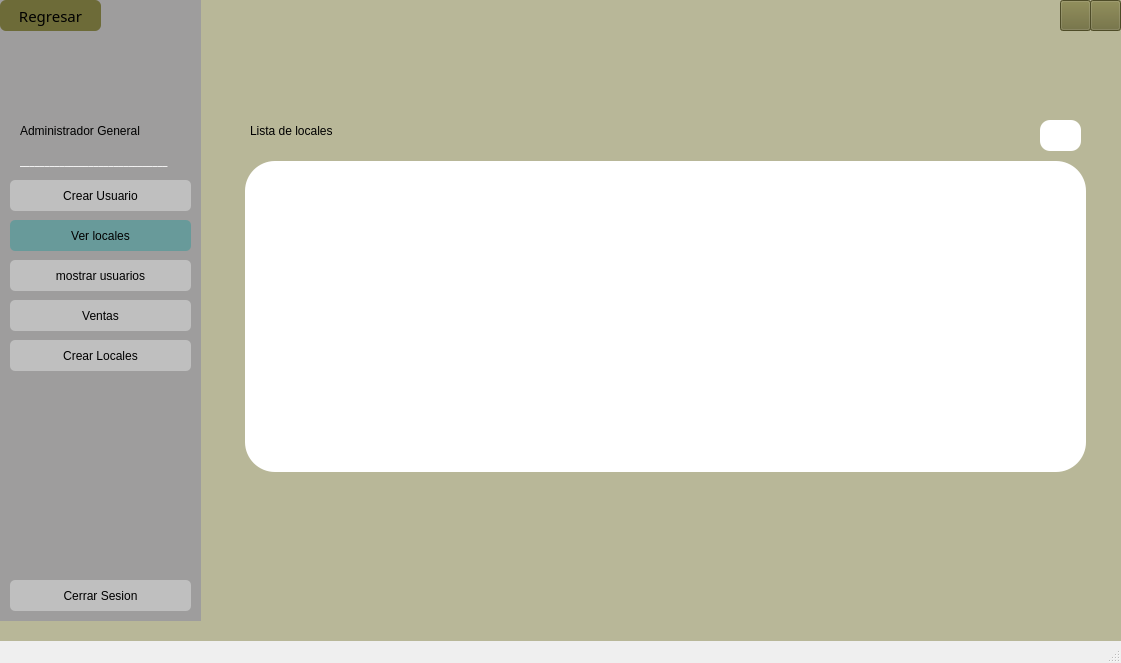
<?xml version="1.0" encoding="UTF-8"?>
<ui version="4.0">
 <class>MainWindow</class>
 <widget class="QMainWindow" name="MainWindow">
  <property name="geometry">
   <rect>
    <x>0</x>
    <y>0</y>
    <width>1121</width>
    <height>663</height>
   </rect>
  </property>
  <property name="windowTitle">
   <string>MainWindow</string>
  </property>
  <widget class="QWidget" name="centralwidget">
   <widget class="QWidget" name="widget_7" native="true">
    <property name="geometry">
     <rect>
      <x>0</x>
      <y>0</y>
      <width>1121</width>
      <height>641</height>
     </rect>
    </property>
    <property name="styleSheet">
     <string notr="true">background-color: rgb(184, 183, 152);
</string>
    </property>
    <widget class="QWidget" name="widget_8" native="true">
     <property name="geometry">
      <rect>
       <x>0</x>
       <y>0</y>
       <width>201</width>
       <height>621</height>
      </rect>
     </property>
     <property name="cursor">
      <cursorShape>ArrowCursor</cursorShape>
     </property>
     <property name="styleSheet">
      <string notr="true">background-color: rgb(158, 157, 157);
</string>
     </property>
     <widget class="QLabel" name="label_28">
      <property name="geometry">
       <rect>
        <x>60</x>
        <y>50</y>
        <width>71</width>
        <height>71</height>
       </rect>
      </property>
      <property name="mouseTracking">
       <bool>false</bool>
      </property>
      <property name="autoFillBackground">
       <bool>false</bool>
      </property>
      <property name="styleSheet">
       <string notr="true">border-radius: 10px;</string>
      </property>
      <property name="text">
       <string/>
      </property>
      <property name="pixmap">
       <pixmap>../../../../OneDrive/Documentos/Isa/POO/Imagenes proyecto/imagenAdministradorGeneral.png</pixmap>
      </property>
      <property name="scaledContents">
       <bool>true</bool>
      </property>
      <property name="wordWrap">
       <bool>false</bool>
      </property>
      <property name="openExternalLinks">
       <bool>false</bool>
      </property>
     </widget>
     <widget class="QLabel" name="label_42">
      <property name="geometry">
       <rect>
        <x>50</x>
        <y>310</y>
        <width>71</width>
        <height>71</height>
       </rect>
      </property>
      <property name="styleSheet">
       <string notr="true">border-radius: 10px;</string>
      </property>
      <property name="text">
       <string/>
      </property>
      <property name="pixmap">
       <pixmap>../../../../logo.png</pixmap>
      </property>
      <property name="scaledContents">
       <bool>true</bool>
      </property>
     </widget>
     <widget class="QLabel" name="label_2">
      <property name="geometry">
       <rect>
        <x>20</x>
        <y>150</y>
        <width>161</width>
        <height>20</height>
       </rect>
      </property>
      <property name="font">
       <font>
        <family>Arial Black</family>
        <weight>75</weight>
        <bold>true</bold>
       </font>
      </property>
      <property name="styleSheet">
       <string notr="true">border: none;
color: #FFFFFF;</string>
      </property>
      <property name="text">
       <string>______________________________</string>
      </property>
     </widget>
     <widget class="QPushButton" name="btnBack">
      <property name="geometry">
       <rect>
        <x>0</x>
        <y>0</y>
        <width>101</width>
        <height>31</height>
       </rect>
      </property>
      <property name="font">
       <font>
        <family>Arial Black</family>
        <pointsize>11</pointsize>
        <weight>10</weight>
        <italic>false</italic>
        <bold>false</bold>
       </font>
      </property>
      <property name="cursor">
       <cursorShape>PointingHandCursor</cursorShape>
      </property>
      <property name="styleSheet">
       <string notr="true">border-radius: 6px;
font: 7pt &quot;MS Shell Dlg 2&quot;;
font: 87 11pt &quot;Arial Black&quot;;
background-color: rgb(109, 107, 56);
</string>
      </property>
      <property name="text">
       <string>Regresar</string>
      </property>
      <property name="icon">
       <iconset>
        <normaloff>../../../../Imagenes proyecto/regresar.svg</normaloff>../../../../Imagenes proyecto/regresar.svg</iconset>
      </property>
     </widget>
     <widget class="QLabel" name="label_3">
      <property name="geometry">
       <rect>
        <x>20</x>
        <y>120</y>
        <width>171</width>
        <height>21</height>
       </rect>
      </property>
      <property name="styleSheet">
       <string notr="true">font: 87 10pt &quot;Arial Black&quot;;</string>
      </property>
      <property name="text">
       <string>Administrador General</string>
      </property>
     </widget>
     <widget class="QPushButton" name="btnCrearUsuario">
      <property name="geometry">
       <rect>
        <x>10</x>
        <y>180</y>
        <width>181</width>
        <height>31</height>
       </rect>
      </property>
      <property name="cursor">
       <cursorShape>PointingHandCursor</cursorShape>
      </property>
      <property name="styleSheet">
       <string notr="true">border-radius: 5px;
font: 87 8pt &quot;Arial Black&quot;;
background-color: rgb(191, 191, 191);</string>
      </property>
      <property name="text">
       <string>Crear Usuario</string>
      </property>
      <property name="icon">
       <iconset>
        <normaloff>../../../../Imagenes proyecto/simbolomas.svg</normaloff>../../../../Imagenes proyecto/simbolomas.svg</iconset>
      </property>
     </widget>
     <widget class="QPushButton" name="btnVerlocales">
      <property name="geometry">
       <rect>
        <x>10</x>
        <y>220</y>
        <width>181</width>
        <height>31</height>
       </rect>
      </property>
      <property name="cursor">
       <cursorShape>PointingHandCursor</cursorShape>
      </property>
      <property name="styleSheet">
       <string notr="true">border-radius: 5px;
font: 87 8pt &quot;Arial Black&quot;;
background-color: #689A9A;</string>
      </property>
      <property name="text">
       <string>Ver locales</string>
      </property>
      <property name="icon">
       <iconset>
        <normaloff>../../../../Imagenes proyecto/mostrarusuario.svg</normaloff>../../../../Imagenes proyecto/mostrarusuario.svg</iconset>
      </property>
     </widget>
     <widget class="QPushButton" name="btnMostrarUsuarios">
      <property name="geometry">
       <rect>
        <x>10</x>
        <y>260</y>
        <width>181</width>
        <height>31</height>
       </rect>
      </property>
      <property name="cursor">
       <cursorShape>PointingHandCursor</cursorShape>
      </property>
      <property name="styleSheet">
       <string notr="true">border-radius: 5px;
font: 87 8pt &quot;Arial Black&quot;;
background-color: rgb(191, 191, 191);</string>
      </property>
      <property name="text">
       <string>mostrar usuarios</string>
      </property>
      <property name="icon">
       <iconset>
        <normaloff>../../../../Imagenes proyecto/mostrarusuario.svg</normaloff>../../../../Imagenes proyecto/mostrarusuario.svg</iconset>
      </property>
     </widget>
     <widget class="QPushButton" name="btnVentas">
      <property name="geometry">
       <rect>
        <x>10</x>
        <y>300</y>
        <width>181</width>
        <height>31</height>
       </rect>
      </property>
      <property name="cursor">
       <cursorShape>PointingHandCursor</cursorShape>
      </property>
      <property name="styleSheet">
       <string notr="true">border-radius: 5px;
font: 87 8pt &quot;Arial Black&quot;;
background-color: rgb(191, 191, 191);</string>
      </property>
      <property name="text">
       <string>Ventas</string>
      </property>
      <property name="icon">
       <iconset>
        <normaloff>../../../../Imagenes proyecto/cart-shopping-solid.svg</normaloff>../../../../Imagenes proyecto/cart-shopping-solid.svg</iconset>
      </property>
     </widget>
     <widget class="QPushButton" name="btnCrearLocales">
      <property name="geometry">
       <rect>
        <x>10</x>
        <y>340</y>
        <width>181</width>
        <height>31</height>
       </rect>
      </property>
      <property name="cursor">
       <cursorShape>PointingHandCursor</cursorShape>
      </property>
      <property name="styleSheet">
       <string notr="true">border-radius: 5px;
font: 87 8pt &quot;Arial Black&quot;;
background-color: rgb(191, 191, 191);</string>
      </property>
      <property name="text">
       <string>Crear Locales</string>
      </property>
      <property name="icon">
       <iconset>
        <normaloff>../../../../Imagenes proyecto/simbolomas.svg</normaloff>../../../../Imagenes proyecto/simbolomas.svg</iconset>
      </property>
     </widget>
     <widget class="QPushButton" name="btnLogout">
      <property name="geometry">
       <rect>
        <x>10</x>
        <y>580</y>
        <width>181</width>
        <height>31</height>
       </rect>
      </property>
      <property name="cursor">
       <cursorShape>PointingHandCursor</cursorShape>
      </property>
      <property name="styleSheet">
       <string notr="true">border-radius: 5px;
font: 87 8pt &quot;Arial Black&quot;;
background-color: rgb(191, 191, 191);</string>
      </property>
      <property name="text">
       <string>Cerrar Sesion</string>
      </property>
      <property name="icon">
       <iconset>
        <normaloff>../../../../Imagenes proyecto/cerrarsesion.svg</normaloff>../../../../Imagenes proyecto/cerrarsesion.svg</iconset>
      </property>
     </widget>
    </widget>
    <widget class="QPushButton" name="btnExit">
     <property name="geometry">
      <rect>
       <x>1090</x>
       <y>0</y>
       <width>31</width>
       <height>31</height>
      </rect>
     </property>
     <property name="cursor">
      <cursorShape>PointingHandCursor</cursorShape>
     </property>
     <property name="styleSheet">
      <string notr="true">background-color: rgb(109, 107, 56);</string>
     </property>
     <property name="text">
      <string/>
     </property>
     <property name="icon">
      <iconset>
       <normaloff>../../../../Imagenes proyecto/x-solid.svg</normaloff>../../../../Imagenes proyecto/x-solid.svg</iconset>
     </property>
    </widget>
    <widget class="QPushButton" name="btnMinimizar">
     <property name="geometry">
      <rect>
       <x>1060</x>
       <y>0</y>
       <width>31</width>
       <height>31</height>
      </rect>
     </property>
     <property name="cursor">
      <cursorShape>PointingHandCursor</cursorShape>
     </property>
     <property name="styleSheet">
      <string notr="true">background-color: rgb(109, 107, 56);</string>
     </property>
     <property name="text">
      <string/>
     </property>
     <property name="icon">
      <iconset>
       <normaloff>../../../../Imagenes proyecto/window-restore-regular.svg</normaloff>../../../../Imagenes proyecto/window-restore-regular.svg</iconset>
     </property>
    </widget>
    <widget class="QTableWidget" name="tableWidgetLocal">
     <property name="geometry">
      <rect>
       <x>245</x>
       <y>161</y>
       <width>841</width>
       <height>311</height>
      </rect>
     </property>
     <property name="styleSheet">
      <string notr="true">background-color: rgb(255, 255, 255);
border-radius:30px;
border:2px soild #6B675A;</string>
     </property>
    </widget>
    <widget class="QLabel" name="label_4">
     <property name="geometry">
      <rect>
       <x>250</x>
       <y>120</y>
       <width>171</width>
       <height>21</height>
      </rect>
     </property>
     <property name="styleSheet">
      <string notr="true">font: 87 10pt &quot;Arial Black&quot;;</string>
     </property>
     <property name="text">
      <string>Lista de locales</string>
     </property>
    </widget>
    <widget class="QPushButton" name="btnRecargar">
     <property name="geometry">
      <rect>
       <x>1040</x>
       <y>120</y>
       <width>41</width>
       <height>31</height>
      </rect>
     </property>
     <property name="cursor">
      <cursorShape>PointingHandCursor</cursorShape>
     </property>
     <property name="styleSheet">
      <string notr="true">background-color: #fff;
border-radius: 10px;</string>
     </property>
     <property name="text">
      <string/>
     </property>
    </widget>
   </widget>
  </widget>
  <widget class="QMenuBar" name="menubar">
   <property name="geometry">
    <rect>
     <x>0</x>
     <y>0</y>
     <width>1121</width>
     <height>21</height>
    </rect>
   </property>
  </widget>
  <widget class="QStatusBar" name="statusbar"/>
 </widget>
 <resources/>
 <connections/>
</ui>
